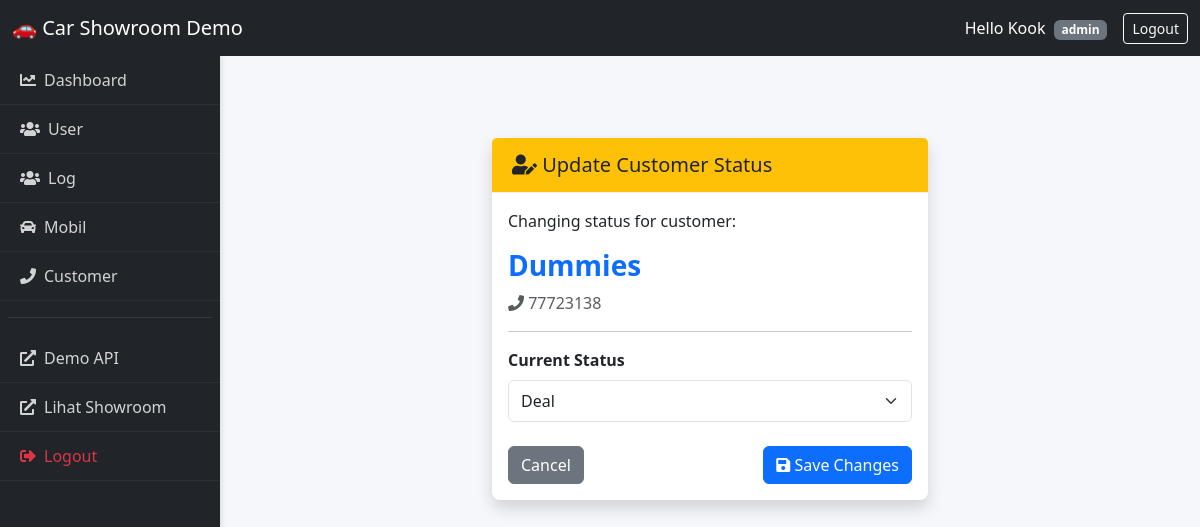
Page /demo/dashboard/customer/status/39/ (signed in) on the committed database.
### users/models.py (models this page shows, shortened)
class User(AbstractUser):
    ROLE_CHOICES = (
        ("admin", "Admin"),
        ("salesperson", "Salesperson"),
        ("customer", "Customer"),
    )
    role = models.CharField(max_length=20, choices=ROLE_CHOICES, default="customer")

### customer/models.py (models this page shows, shortened)
class Customer(models.Model):
    STATUS_CHOICES = [
        ("deal","Deal"),
        ("negotiating","Negotiating"),
        ("not_deal", "Not Deal"),
        ("uncontacted", "Uncontacted"),
        ("rna","RNA (Return, No Answer)"),
    ]
    user = models.OneToOneField(User, on_delete=models.CASCADE, related_name="customer_profile",null=True,blank=True)
    name = models.CharField(max_length=100)
    phone_number = models.CharField(max_length=20, unique=True)
    email = models.EmailField(blank=True, null=True)
    address = models.TextField(blank=True, null=True)
    status = models.CharField(max_length=20, choices=STATUS_CHOICES, default="uncontacted")
    created_at = models.DateTimeField(auto_now_add=True)
    updated_at = models.DateTimeField(auto_now=True)

### demo/views.py (the view)
# urls.py: path('dashboard/customer/status/<int:customer_id>/', update_customer_status, name='update_customer_status'),
def update_customer_status(request, customer_id):
    customer = get_object_or_404(Customer, id=customer_id)
    if request.user.role not in ['admin', 'sales']:
        return redirect('demo_customer_list_dashboard')
    if request.method == 'POST':
        form = CustomerStatusForm(request.POST, instance=customer)
        if form.is_valid():
            old_status = customer.status
            updated_customer = form.save()
            log_activity(
                user=request.user,
                action='UPDATE',
                target_model='Customer',
                description=f"Mengubah status {updated_customer.name} dari '{old_status}' menjadi '{updated_customer.status}'"
            )
            return redirect('demo_customer_list_dashboard')
    else:
        form = CustomerStatusForm(instance=customer)
    return render(request, 'demo/update_customer_status.html', {
        'form': form,
        'customer': customer
    })

### customer/forms.py
class CustomerStatusForm(forms.ModelForm):
    class Meta:
        model = Customer
        fields = ['status'] # Kita hanya izinkan ubah status
        widgets = {
            'status': forms.Select(attrs={'class': 'form-select'})
        }

### demo/templates/demo/update_customer_status.html (shortened to what this page needs)
{% extends 'demo/base.html' %}
{% block content %}
<div class="container mt-5">
    <div class="row justify-content-center">
        <div class="col-md-6">
            <div class="card shadow">
                <div class="card-header bg-warning text-dark">
                    <h5 class="m-0"><i class="fas fa-user-edit"></i> Update Customer Status</h5>
                </div>
                <div class="card-body">
                    <p>Changing status for customer:</p>
                    <h3 class="fw-bold text-primary">{{ customer.name }}</h3>
                    <p class="text-muted"><i class="fas fa-phone"></i> {{ customer.phone_number }}</p>
                    <hr>
                    <form method="post">
                        <div class="mb-3">
                            <label class="form-label fw-bold">Current Status</label>
                            {{ form.status }}
                        </div>
                        <div class="d-flex justify-content-between mt-4">
                            <a href="{% url 'demo_customer_list_dashboard' %}" class="btn btn-secondary">Cancel</a>
                            <button type="submit" class="btn btn-primary">
                                <i class="fas fa-save"></i> Save Changes
                            </button>
                        </div>
                    </form>
                </div>
            </div>
        </div>
    </div>
</div>
{% endblock %}

### demo/templates/demo/base.html (shortened to what this page needs)
{% load static %}
<!DOCTYPE html>
<html lang="en">
    <head>
        <link rel="stylesheet" href="https://cdn.jsdelivr.net/npm/bootstrap@5.3.0/dist/css/bootstrap.min.css" />
        <link rel="stylesheet" href="https://cdnjs.cloudflare.com/ajax/libs/font-awesome/5.15.4/css/all.min.css">
        <link rel="stylesheet" href="{% static 'demo/css/base_style.css' %}?v=5"/>
    </head>
    <body class="{% if not user.is_authenticated %}no-sidebar{% endif %}">
        <nav class="navbar navbar-expand-lg navbar-dark bg-dark fixed-top">
            <div class="container-fluid">
                <a class="navbar-brand" href="#">🚗 Car Showroom Demo</a>
                <div class="d-flex">
                    {% if user.is_authenticated %}
                    <span class="text-white me-3 align-self-center">
                        Hello {{ request.user.username|title }}
                        <span class="badge bg-secondary ms-1">{{ request.user.role }}</span>
                    </span>
                    <a href="/demo/logout/" class="btn btn-outline-light btn-sm">Logout</a>
                    {% endif %}
                </div>
            </div>
        </nav>
        {% if user.is_authenticated %}
            <div class="sidebar">
                {% if request.user.role == 'admin' %}
                    <a href="{% url 'demo_dashboard' %}"><i class="fas fa-chart-line me-2"></i>Dashboard</a>
                    <a href="{% url 'demo_userlist_dashboard' %}"><i class="fas fa-users me-2"></i>User</a>
                    <a href="{% url 'dashboard_log_list' %}"><i class="fas fa-users me-2"></i>Log</a>
                {% endif %}
                {% if request.user.role == 'admin' or request.user.role == 'sales' %}
                    <a href="{% url 'demo_carlist_dashboard' %}"><i class="fas fa-car me-2"></i>Mobil</a>
                    <a href="{% url 'demo_customer_list_dashboard' %}"><i class="fas fa-phone me-2"></i>Customer</a>
                {% endif %}
                <hr class="border-secondary mx-2">
                <a href="{% url 'demo_api' %}"><i class="fas fa-external-link-alt me-2"></i>Demo API</a>
                <a href="{% url 'carList' %}"><i class="fas fa-external-link-alt me-2"></i>Lihat Showroom</a>
                <a href="{% url 'logout' %}" class="text-danger"><i class="fas fa-sign-out-alt me-2"></i>Logout</a>
            </div>
        {% endif %}
        <div class="main-container">
            {% block content %}{% endblock %}
        </div>
    </body>
</html>

### demo/static/demo/css/base_style.css (style rules this page uses)
body { min-height: 100vh; display: flex; background-color: #f5f7fb; font-family: 'Segoe UI', Tahoma, Geneva, Verdana, sans-serif; }
.sidebar { width: 220px; background: #212529; color: white; margin-top: 56px; position: fixed; height: 100vh; overflow-y: auto; z-index: 1000; box-shadow: 2px 0 5px rgba(0,0,0,0.1); }
.sidebar a { color: rgba(255,255,255,0.8); text-decoration: none; display: block; padding: 12px 20px; border-bottom: 1px solid rgba(255,255,255,0.05); transition: all 0.3s; }
.main-container { margin-top: 70px; margin-left: 220px; flex: 1; width: 100%; padding: 20px 30px; }
.card { border: none; border-radius: 8px; box-shadow: 0 2px 8px rgba(0,0,0,0.05); }
.card-header { border-bottom: 1px solid #eee; padding: 15px 20px; }
.form-control, .form-select { border-radius: 6px; border: 1px solid #dfe3e7; padding: 8px 12px; }

### rows in the picture
User: user.username "Kook", user.role "admin"
Customer: name "Dummies", phone_number "77723138", status "Deal"
